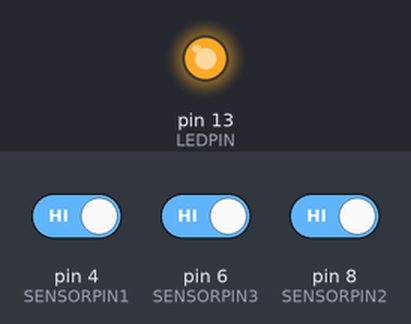
Bench run of a sketch on a simulated Arduino Uno, built with avr-gcc and run on an emulated ATmega328P. Shown: output pins drawn as LEDs (lit = HIGH). The inputs (shaded band) are chosen by the test bench; at power-on: pin 4 (SENSORPIN1) HIGH, pin 6 (SENSORPIN3) HIGH, pin 8 (SENSORPIN2) HIGH. What the sketch prints to the serial monitor is not drawn.

Above: at 0.1 s.
Timing chart, 0 to 1.6 s (numbered marks = the images above):
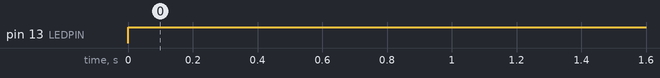

Measured:
- by itself, pin 13 (LEDPIN): LOW → HIGH at 0.00 s

The sketch:

seniordesignwBluetooth.ino
```cpp
#include <SoftwareSerial.h>
//First Initialize TX and RX pins in Arduino
SoftwareSerial EEBlue(10,11); //RX|TX
//Intialize the tanmsitter pin
#define LEDPIN 13
//Initialize the reciever pins for 3 different chairs
#define SENSORPIN1 4
#define SENSORPIN2 8
#define SENSORPIN3 6
//Variables to read sensor states
int sensorState1 = 0, lastState=0;         // variable for reading the pushbutton status
int sensorState2=0;
int sensorState3=0;
void setup() {
  // initialize the LED pin as an output:
  pinMode(LEDPIN, OUTPUT);
  // initialize the sensor pin as an input:
  pinMode(SENSORPIN1, INPUT);
  pinMode(SENSORPIN2, INPUT);
  pinMode(SENSORPIN3, INPUT);
  digitalWrite(SENSORPIN1, HIGH); // turn on the pullup
  digitalWrite(SENSORPIN2, HIGH);
  digitalWrite(SENSORPIN3, HIGH);
  Serial.begin(9600); //Set Baud Rate
  EEBlue.begin(9600); //Set Baud Rate
}

void loop(){
  // read the state of the sensors:
  sensorState1 = digitalRead(SENSORPIN1);
  sensorState2 = digitalRead(SENSORPIN2);
  sensorState3 = digitalRead(SENSORPIN3);
  digitalWrite(LEDPIN,HIGH);
  // check if the sensor beam is broken
  // if it is, the sensorState is LOW:
  // Means seat is occupied
  int vacant[3]; //Array that stores vacant/occupied data
  char Str[3]={'1','1','1'};
  if (sensorState1==HIGH) {
    vacant[0]=1;
    Str[0]='1';
  }
  else
  {
    vacant[0]=0;
    Str[0]='0';
  }
  if (sensorState2==HIGH) {
    vacant[1]=1;
    Str[1]='1';
  }
  else
  {
    vacant[1]=0;
    Str[1]='0';
  }
  if (sensorState3==HIGH) {
    vacant[2]=1;
    Str[2]='1';
  }
  else
  {
    vacant[2]=0;
    Str[2]='0';
  }

  for(int i=0;i<3;i++)
  {
    Serial.print(vacant[i]); // Printing in Serail window
  }
  Serial.println();
  delay(1); //Delay to avoid sending unwanted characters
  EEBlue.println(Str); //Sending data via HC-05 shield
  delay(100);
 }
```
